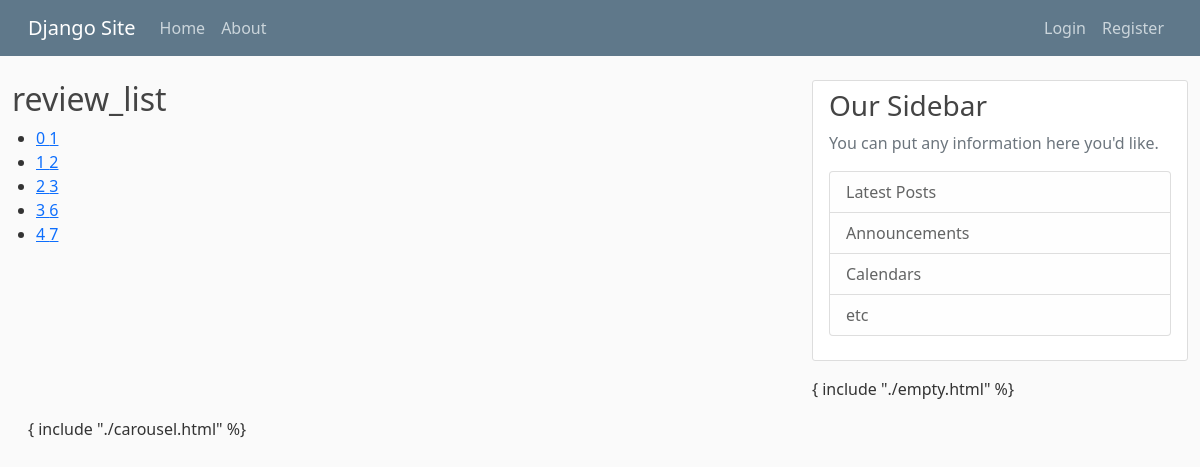
The page /resumes/review/list/ on the database its author committed.
### resumes/models.py (models this page shows, shortened)
class Review(models.Model):
    CHOICES = [(i, i) for i in range(11)]
    grade = models.IntegerField(choices=CHOICES)
    text = models.TextField(default="")
    created_at = models.DateTimeField(auto_now_add=True)
    updated_at = models.DateTimeField(auto_now=True)
    resume = models.ForeignKey(Resume, on_delete=models.CASCADE)
    author = models.ForeignKey(settings.AUTH_USER_MODEL, on_delete=models.CASCADE)

### resumes/views/review_views.py (the view)
# urls.py: path('review/list/', views.ReviewListView.as_view(), name="review_list"),
class ReviewListView(OwnerListView):
    model = Review

### resumes/templates/resumes/review_list.html (shortened to what this page needs)
{% extends "base.html" %}
{% block content %}
    <h2>review_list</h2>
    <div class="container">
        {% if review_list %}
            <ul class="list-group">
                {% for review in review_list %}
                    <li>
                        <a href="{% url 'resumes:review_detail' review.id %}">{{ forloop.counter0 }} {{ review.id }}</a>
                    </li>
                {% endfor %}
            </ul>
        {% else %}
            <strong>No Reviews was found</strong>
        {% endif %}
    </div>
{% endblock content %}

### static/resume_project/main.css (style rules this page uses)
body { background: #fafafa; color: #333333; margin-top: 5rem; }
h1, h2, h3, h4, h5, h6 { color: #444444; }
ul { margin: 0; }

### rows shown on the page
Review: id "1"
Review: id "2"
Review: id "3"
Review: id "6"
Review: id "7"
